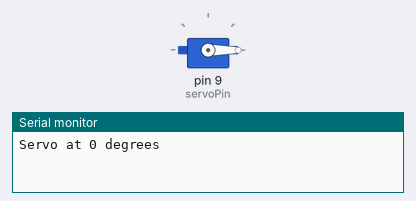
A sketch run on a simulated Arduino Uno, built with avr-gcc and run on an emulated ATmega328P. Parts: servo, the last lines printed to the serial monitor.

Above: at 0.05 s.
At 3.05 s:
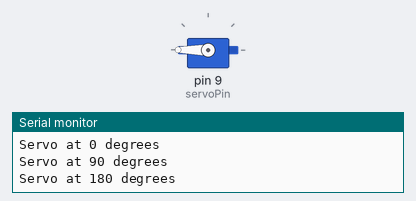
At 6.05 s:
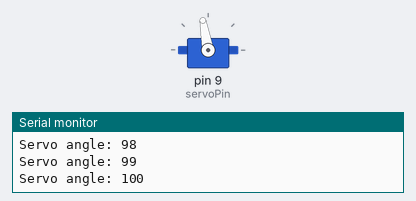
At 12.05 s:
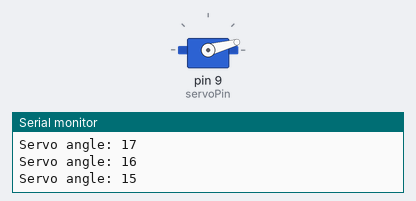
Timing chart, 0 to 17.4 s (numbered marks = the images above):
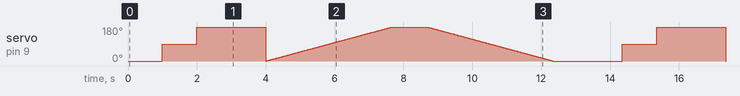

Measured:
- by itself, servo on pin 9 (servoPin): moves between 0° and 180°, repeating every 13.4 s

The sketch:

Servo_motor_test.ino
```cpp
#include <Servo.h>

int servoPin = 9;                          // Pin connected to the servo control signal
Servo myServo;                             // Create a Servo object to control the servo


 // Function prototypes for controlling the servo
void servoControl();
void servoControl_degree_wise();

void setup() {
  Serial.begin(9600);                       // Initialize serial communication at 9600 baud
  myServo.attach(servoPin);                 // Attach the servo to the specified pin
  myServo.write(0);                         // Set the servo to the initial position (0 degrees)
}

void loop() {
  servoControl();                            // Call the function to move the servo to predefined angles
  delay(1000);                               // Wait for 1 second before moving to the next function
  servoControl_degree_wise();                // Call the function to move the servo angle by angle
}

void servoControl() {
  myServo.write(0);                          // Move the servo to 0 degrees
  Serial.println("Servo at 0 degrees");
  delay(1000);                               // Wait for 1 second

  myServo.write(90);                         // Move the servo to 90 degrees
  Serial.println("Servo at 90 degrees");
  delay(1000);                              // Wait for 1 second

  myServo.write(180);                       // Move the servo to 180 degrees
  Serial.println("Servo at 180 degrees");
  delay(1000);                              // Wait for 1 second
}


void servoControl_degree_wise() {
  for (int angle = 0; angle <= 180; angle++) {
    myServo.write(angle);                        // Set the servo to the current angle (0 to 180)
    Serial.print("Servo angle: ");
    Serial.println(angle);                       // Display the current angle in the serial monitor
    delay(20);                                   // Short delay for smooth servo movement
  }

  delay(1000);                                   // Wait for 1 second before reversing the direction

  for (int angle = 180; angle >= 0; angle--) {
    myServo.write(angle);                       // Move the servo back from 180 to 0 degrees
    Serial.print("Servo angle: ");
    Serial.println(angle);                      // Display the current angle in the serial monitor
    delay(20);                                  // Short delay for smooth servo movement
  }

  delay(1000);                                 // Wait for 1 second before the next iteration
}
```
